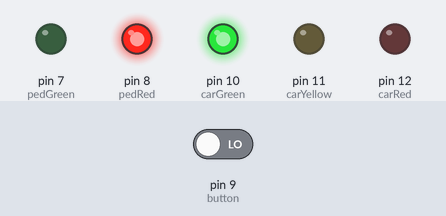
A sketch run on a simulated Arduino Uno, built with avr-gcc and run on an emulated ATmega328P. Parts: output pins drawn as LEDs (lit = HIGH). The test bench sets the inputs (shaded band); at power-on: pin 9 (button) LOW.

Above: at 4.2 s.
4.3 s: pin 9 (button) driven LOW
5.8 s: pin 9 (button) driven HIGH
At 6.1 s:
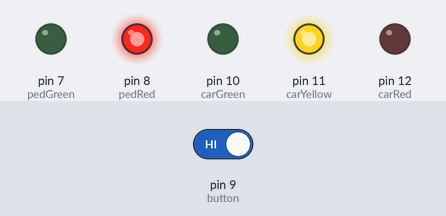
At 9.6 s:
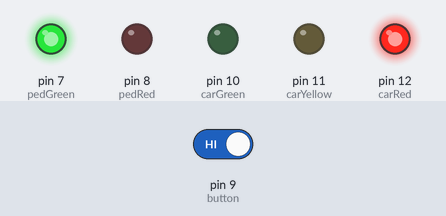
Timing chart, 0 to 16.3 s (numbered marks = the images above; inputs shaded):
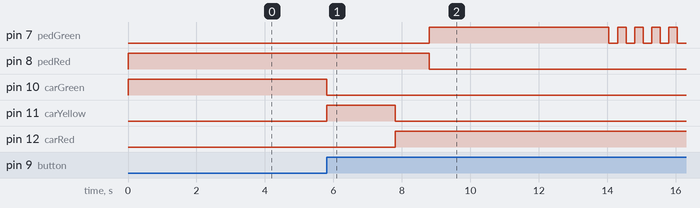

Measured:
- after the input at 4.3 s, every drawn part: stays the same
- after the input at 5.8 s, pin 7 (pedGreen): LOW → HIGH after 3.0 s, then repeats every 0.50 s: LOW 0.25 s, HIGH 0.25 s; pin 8 (pedRed): HIGH → LOW after 3.0 s; pin 10 (carGreen): HIGH → LOW at once; pin 11 (carYellow): LOW → HIGH at once, → LOW 2.0 s later; pin 12 (carRed): LOW → HIGH after 2.0 s

The sketch:

traffic_light.ino
```cpp
int carRed = 12; //assign the car lights
int carYellow = 11;
int carGreen = 10;
int button = 9; //button pin
int pedRed = 8; //assign the pedestrian lights
int pedGreen = 7;
int crossTime =5000; //time for pedestrian to cross
unsigned long changeTime;//time since button pressed

void setup() {
    pinMode(carRed, OUTPUT);
    pinMode(carYellow, OUTPUT);
    pinMode(carGreen, OUTPUT);
    pinMode(pedRed, OUTPUT);
    pinMode(pedGreen, OUTPUT);
    pinMode(button, INPUT);
    digitalWrite(carGreen, HIGH); //turn on the green lights
    digitalWrite(pedRed, HIGH);
}

void loop() {
    int state = digitalRead(button);
        //check if button is pressed and it is over 5 seconds since last button press
        if(state == HIGH && (millis() - changeTime)> 5000){
               //call the function to change the lights
               changeLights();
        }
}

void changeLights() {
    digitalWrite(carGreen, LOW); //green off
    digitalWrite(carYellow, HIGH); //yellow on
    delay(2000); //wait 2 seconds

    digitalWrite(carYellow, LOW); //yellow off
    digitalWrite(carRed, HIGH); //red on
        delay(1000); //wait 1 second till its safe

    digitalWrite(pedRed, LOW); //ped red off
    digitalWrite(pedGreen, HIGH); //ped green on

    delay(crossTime); //wait for preset time period

    //flash the ped green
        for (int x=0; x<10; x++) {
            digitalWrite(pedGreen, HIGH);
        delay(250);
        digitalWrite(pedGreen, LOW);
        delay(250);
         }

        digitalWrite(pedRed, HIGH);//turn ped red on
    delay(500);

    digitalWrite(carRed, LOW); //red off
    digitalWrite(carYellow, HIGH); //yellow on
    delay(1000);
    digitalWrite(carYellow, LOW); //yellow off
        digitalWrite(carGreen, HIGH);

    changeTime = millis(); //record the time since last change of lights
    //then return to the main program loop
}
```
